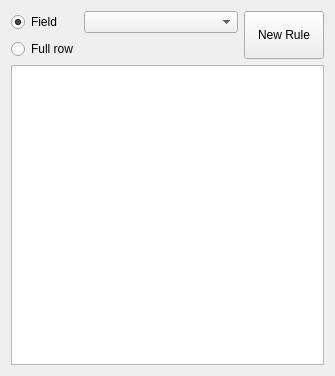
<?xml version="1.0" encoding="UTF-8"?>
<ui version="4.0">
 <class>QgsFieldConditionalWidget</class>
 <widget class="QWidget" name="QgsFieldConditionalWidget">
  <property name="geometry">
   <rect>
    <x>0</x>
    <y>0</y>
    <width>335</width>
    <height>376</height>
   </rect>
  </property>
  <property name="sizePolicy">
   <sizepolicy hsizetype="Fixed" vsizetype="Preferred">
    <horstretch>0</horstretch>
    <verstretch>0</verstretch>
   </sizepolicy>
  </property>
  <property name="windowTitle">
   <string>Form</string>
  </property>
  <layout class="QVBoxLayout" name="verticalLayout">
   <item>
    <layout class="QGridLayout" name="gridLayout_4" columnstretch="0,0,0,2">
     <property name="sizeConstraint">
      <enum>QLayout::SetDefaultConstraint</enum>
     </property>
     <property name="topMargin">
      <number>0</number>
     </property>
     <item row="0" column="3" rowspan="2">
      <widget class="QPushButton" name="mNewButton">
       <property name="sizePolicy">
        <sizepolicy hsizetype="Maximum" vsizetype="Preferred">
         <horstretch>0</horstretch>
         <verstretch>0</verstretch>
        </sizepolicy>
       </property>
       <property name="text">
        <string>New Rule</string>
       </property>
       <property name="icon">
        <iconset resource="images/images.qrc">
         <normaloff>:/images/themes/default/symbologyAdd.svg</normaloff>:/images/themes/default/symbologyAdd.svg</iconset>
       </property>
      </widget>
     </item>
     <item row="0" column="2">
      <layout class="QHBoxLayout" name="horizontalLayout">
       <property name="topMargin">
        <number>0</number>
       </property>
       <item>
        <widget class="QgsFieldComboBox" name="mFieldCombo"/>
       </item>
      </layout>
     </item>
     <item row="0" column="0">
      <widget class="QRadioButton" name="fieldRadio">
       <property name="sizePolicy">
        <sizepolicy hsizetype="Maximum" vsizetype="Fixed">
         <horstretch>0</horstretch>
         <verstretch>0</verstretch>
        </sizepolicy>
       </property>
       <property name="text">
        <string>Field</string>
       </property>
       <property name="checked">
        <bool>true</bool>
       </property>
      </widget>
     </item>
     <item row="1" column="0">
      <widget class="QRadioButton" name="rowRadio">
       <property name="sizePolicy">
        <sizepolicy hsizetype="Maximum" vsizetype="Fixed">
         <horstretch>0</horstretch>
         <verstretch>0</verstretch>
        </sizepolicy>
       </property>
       <property name="text">
        <string>Full row</string>
       </property>
      </widget>
     </item>
    </layout>
   </item>
   <item>
    <widget class="QListView" name="listView">
     <property name="editTriggers">
      <set>QAbstractItemView::NoEditTriggers</set>
     </property>
     <property name="iconSize">
      <size>
       <width>64</width>
       <height>32</height>
      </size>
     </property>
    </widget>
   </item>
  </layout>
 </widget>
 <customwidgets>
  <customwidget>
   <class>QgsFieldComboBox</class>
   <extends>QComboBox</extends>
   <header>qgsfieldcombobox.h</header>
  </customwidget>
 </customwidgets>
 <resources>
  <include location="images/images.qrc"/>
 </resources>
 <connections/>
</ui>
